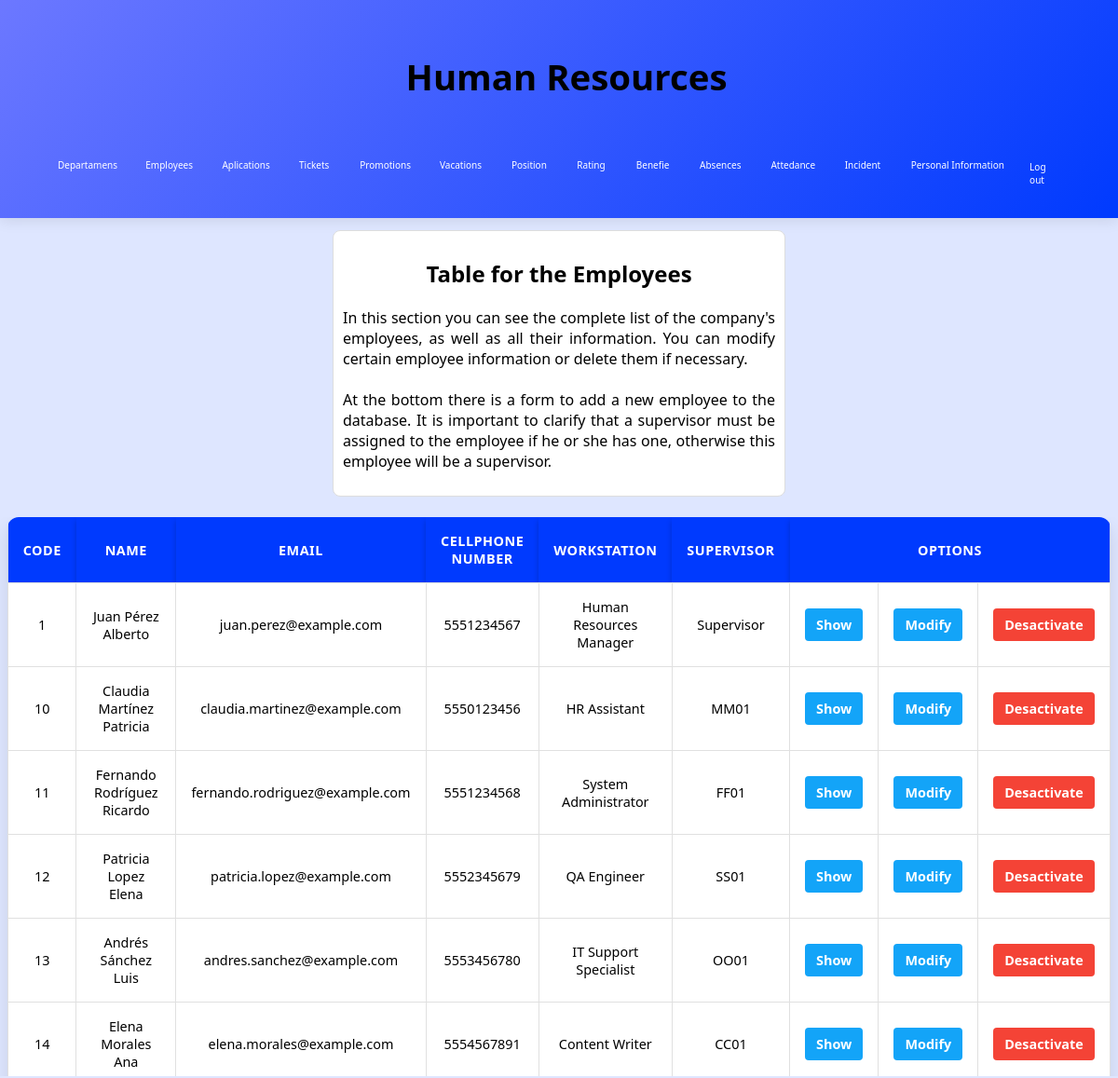
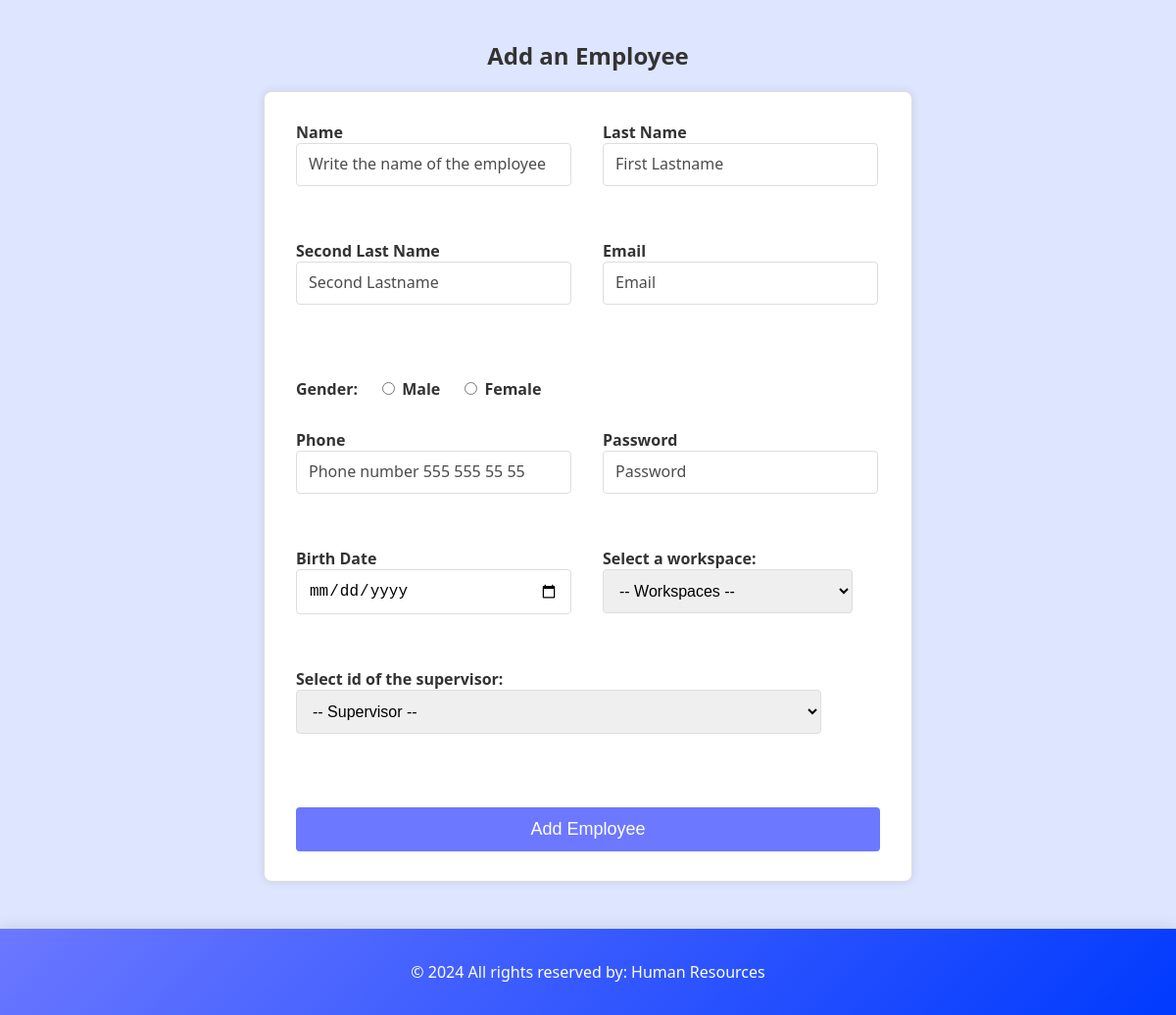
Screenshot of /Human_Resources/employee.php (signed in) with the database file from the repository (2 pictures, top to bottom).
### tables this page shows
create table employee(
    code varchar(5) primary key,
    firstName varchar(30) not null,
    lastName varchar(30) not null,
    middleName varchar(30) not null,
    email varchar(35) not null,
    gender varchar(1) not null,
    age int not null,
    image varchar(255),
    mobile varchar(15) not null,
    password varchar(20) not null,
    contractDate date not null,
    status varchar(30) not null default 'Active',
    positionCode varchar(5) not null,
    supervisorId varchar(5),
    index idx_employee(lastName),
    
    foreign key(positionCode) references `position`(code)
);

CREATE TABLE `position` (
    code VARCHAR(5) PRIMARY KEY,
    name VARCHAR(60) NOT NULL,
    salary FLOAT NOT NULL,
    departmentCode VARCHAR(5) NOT NULL,
    INDEX idx_position (name),
    FOREIGN KEY (departmentCode) REFERENCES department(code)
);

### admin/functionsAdmin.php (called while the page is built, shortened)
<?php
require("../includes/config/MySQL_ConexionDB.php");
function getInfoEmployees() {
    global $db_con;
    $users = [];
    try {
        $query = "SELECT * FROM employee";
        $stmt = $db_con->prepare($query);
        $stmt->execute();
        while ($row = $stmt->fetch(PDO::FETCH_ASSOC)) {
            $users[] = $row;
        }
    } catch (PDOException $e) {
        exit("Error en la consulta: " . $e->getMessage());
    }
    return $users;
}
?>

### functions.php (called while the page is built, shortened)
<?php
require("includes/config/MySQL_ConexionDB.php");
function workspace($User){
	global $db_con;
	$workspace = "";
	try{
		$query = "SELECT p.name FROM position as p INNER JOIN employee as e on e.positionCode = p.code WHERE e.code = :user";
		$stm = $db_con->prepare($query);
		$stm->bindParam("user", $User, PDO::PARAM_STR);
		$stm->execute();
		if ($row = $stm->fetch(PDO::FETCH_ASSOC)){
			$workspace = $row["name"];
		}
	} catch (PDOException $e) {
		exit("Error en la consulta: " . $e->getMessage());
	}
	return $workspace;
}
?>

### Human_Resources/employee.php (the view, shortened to what this page needs)
<?php
include "../includes/headerHR.php";
require_once "../includes/config/MySQL_ConexionDB.php";
require_once "../admin/functionsAdmin.php";
require_once "../functions.php";
$employ = getInfoEmployees();
?>
<section>
    <center>
        <div class="questions">
        <h2>Table for the Employees</h2>
        <p>In this section you can see the complete list of the company's employees, as well as all their information. You can modify certain employee information or delete them if necessary.
<br><br>
At the bottom there is a form to add a new employee to the database. It is important to clarify that a supervisor must be assigned to the employee if he or she has one, otherwise this employee will be a supervisor.</p>
        </div>
    </center>
<br>
    <div class="scroll">
        <table border="1" class="tableAdmin">
            <tr>
                <th>Code</th>
                <th>Name</th>
                <th>Email</th>
                <th>CellPhone number</th>
                <th>Workstation</th>
                <th>Supervisor</th>
                <th colspan="3">Options</th>
            </tr>
            <?php foreach ($employ as $renglon) { ?>
            <tr>
                <td><?= htmlspecialchars($renglon['code']) ?></td>
                <td><?= htmlspecialchars($renglon['firstName']." ".$renglon['lastName'] . " " . $renglon['middleName']) ?></td>
                <td><?= htmlspecialchars($renglon['email']) ?></td>
                <td><?= htmlspecialchars($renglon['mobile']) ?></td>
                <?php $workspace = workspace($renglon['code']); ?>
                <td><?= htmlspecialchars($workspace) ?></td>
                <td><?= htmlspecialchars($renglon['supervisorId'] ?? 'Supervisor')?></td>
                <td><a href="#" class="action-modify" data-open="modal<?= $renglon['code']; ?>">Show</a></td>
                <td><a href="modifyEmploy.php?id=<?php echo $renglon['code']?>" class="action-modify">Modify</a></td>
                <?php if ($renglon['status']=='Active'){?>
                    <td><a href="deleteEmploy.php?id=<?php echo $renglon['code']?>&action=inactive" class="action-delete">Desactivate</a></td><?php
                }else{   ?>
                    <td><a href="deleteEmploy.php?id=<?php echo $renglon['code']?>&action=active" class="action-modify">Activate</a></td><?php
                }?>
            </tr>
            <?php } ?>
        </table>
    </div>
</section>
<section>
<div class="ContainerXD">
    <br>
    <h2 class="h2formX">Add an Employee</h2>
    <form action="addEmployRH.php" class="form-empleadoX" method="POST">
        <fieldset>
            <div class="divformX">
                <label for="name">Name</label>
                <input type="text" id="name" name="name"
                    placeholder="Write the name of the employee"
                    required
                    pattern="[A-Za-z\s]+"
                    title="Only letters and spaces are allowed">
            </div>
            <div class="divformX">
                <label for="lastName">Last Name</label>
                <input type="text" id="lastName" name="lastName"
                    placeholder="First Lastname"
                    required
                    pattern="[A-Za-z\s]+"
                    title="Only letters and spaces are allowed">
            </div>
            <div class="divformX">
                <label for="secondLastName">Second Last Name</label>
                <input type="text" id="secondLastName" name="secondLastName"
                    placeholder="Second Lastname"
                    pattern="[A-Za-z\s]+"
                    title="Only letters and spaces are allowed">
            </div>
            <div class="divformX">
                <label for="email">Email</label>
                <input type="email" id="email" name="email" placeholder="Email" required>
            </div>
            <div class="containerformX bottonformX">
                <label>Gender:</label>
                <div>
                    <input type="radio" id="male" name="gender" value="M" required>
                    <label for="male">Male</label>
                </div>
                <div>
                    <input type="radio" id="female" name="gender" value="F" required>
                    <label for="female">Female</label>
                </div>
            </div>
            <div class="divformX">
                <label for="phone">Phone</label>
                <input type="number" id="phone" name="phone" placeholder="Phone number 555 555 55 55" required min="1111111111" max="9999999999">
            </div>
            <div class="divformX">
                <label for="password">Password</label>
                <input type="password" id="password" name="password" placeholder="Password" required maxlength="10">
            </div>
            <div class="divformX">
                <label for="birthDate">Birth Date</label>
                <input type="date" id="birthDate" name="birthDate" required>
            </div>
            <div class="divformX">
                <label for="seltWorkspace">Select a workspace:</label>
                <select name="seltWorkspace" id="seltWorkspace" required>
                    <option value="">-- Workspaces --</option>
                </select>
            </div>
            <div class="divformX">
                <label for="seltSupervisor">Select id of the supervisor:</label>
                <select name="seltSupervisor" id="seltSupervisor">
    <option value="">-- Supervisor --</option>
</select>
            </div>
            <div class="bottonformX">
                <button type="submit" name="btnAddEmploy" class="Botton-envioX">Add Employee</button>
            </div>
        </fieldset>
    </form>
</div>
</section>
<?php include "../includes/footer.php" ?>

### css/estilosdeLeon.css (style rules this page uses)
:root { --font-main: 'Segoe UI', sans-serif; --white: #ffffff; --black: #000000; --little_blue: #dee6ff; --little_gray: #efefef; --blue: #6c78ff; --blue_little: #ebf9ff; --dark_blue: #003afe; --very_green: #4dfe00; --green: #1ce42b; --purple: #003afe; --rojo: #ff4c4c; --rojo_hover: #ff6666; }
body { background-color: var(--little_blue); display: grid; min-height: 100vh; position: relative; grid-template-rows: auto 1fr auto; margin: 0; }
::placeholder { color: black; font-size: 1rem; font-family: Impact, Haettenschweiler, 'Arial Narrow Bold', sans-serif; opacity: .70; }
.questions { background-color: var(--white); border: 1px solid #ddd; width: 29rem; height: auto; margin-left: 0.2rem; margin-right: 0.2rem; margin-top: 0.8rem; text-align: justify; padding: 10px; border-radius: 8px; }
.tableAdmin { border-collapse: collapse; text-align: center; margin: auto; font-size: 0.9rem; width: 95%; border: none; font-family: Arial, sans-serif; box-shadow: 0 10px 20px rgba(0, 0, 0, 0.1); border-radius: 12px; overflow: hidden; }
.scroll { max-height: 600px; overflow-y: auto; }
.tableAdmin th { background-color: var(--purple); color: white; font-family: Arial, sans-serif; padding: 1rem; border: none; text-transform: uppercase; letter-spacing: 0.5px; box-shadow: 0 4px 6px rgba(0, 0, 0, 0.2); }
.tableAdmin td { background-color: #ffffff; padding: 1rem; border: 1px solid #e0e0e0; color: var(--dark-gray); font-family: Arial, sans-serif; transition: background-color 0.3s ease, color 0.3s ease, border-color 0.3s ease; }
.tableAdmin tr:nth-child(even) { background-color: #f9f9f9; }
.tableAdmin tr:nth-child(odd) { background-color: #fff; }
.action-modify { background-color: #13a4f8; color: white; padding: 8px 12px; text-decoration: none; border-radius: 4px; font-weight: bold; transition: background-color 0.3s; }
.action-delete { background-color: #f44336; color: white; padding: 8px 12px; text-decoration: none; border-radius: 4px; font-weight: bold; transition: background-color 0.3s; }
.form-empleadoX { max-width: 600px; margin: 0 auto; padding: 30px; border: 1px solid #ddd; border-radius: 8px; box-shadow: 0px 0px 10px rgba(0, 0, 0, 0.1); background-color: #fff; }
.h2formX { text-align: center; font-size: 24px; color: #333; }
.form-empleadoX fieldset { border: none; padding: 0; display: flex; flex-wrap: wrap; gap: 30px; }
.divformX { flex: 1 1 45%; margin-bottom: 25px; }
.bottonformX { flex: 1 1 100%; margin-top: 20px; }
label { font-weight: bold; color: #333; }
.form-empleadoX input[type="text"], .form-empleadoX input[type="email"], .form-empleadoX input[type="password"], .form-empleadoX input[type="number"], .form-empleadoX input[type="date"], .form-empleadoX select { width: 90%; padding: 12px; border: 1px solid #ddd; border-radius: 4px; font-size: 16px; }
input[type=number] { -moz-appearance: textfield; }
.containerformX { display: flex; align-items: center; gap: 20px; }
.Botton-envioX { width: 100%; padding: 12px; font-size: 18px; color: #fff; border: none; border-radius: 4px; background: #6c78ff; cursor: pointer; transition: background 0.3s ease; }
html { height: 100%; font-family: var(--font-main); }
h2 { text-align: center; font-family: var(--font-main); }
p { font-family: var(--font-main); }
::placeholder { font-family: var(--font-main); font-size: 1rem; opacity: .70; }
.tableAdmin { font-family: var(--font-main); }
.tableAdmin th { font-family: var(--font-main); }
.tableAdmin td { font-family: var(--font-main); }

### rows the page displays
employee: code "1", firstName+lastName+middleName "Juan Pérez Alberto", email "juan.perez@example.com", mobile "5551234567", code.name "Human Resources Manager", supervisorId "Supervisor"
employee: code "10", firstName+lastName+middleName "Claudia Martínez Patricia", email "claudia.martinez@example.com", mobile "5550123456", code.name "HR Assistant", supervisorId "MM01"
employee: code "11", firstName+lastName+middleName "Fernando Rodríguez Ricardo", email "fernando.rodriguez@example.com", mobile "5551234568", code.name "System Administrator", supervisorId "FF01"
employee: code "12", firstName+lastName+middleName "Patricia Lopez Elena", email "patricia.lopez@example.com", mobile "5552345679", code.name "QA Engineer", supervisorId "SS01"
employee: code "13", firstName+lastName+middleName "Andrés Sánchez Luis", email "andres.sanchez@example.com", mobile "5553456780", code.name "IT Support Specialist", supervisorId "OO01"
employee: code "14", firstName+lastName+middleName "Elena Morales Ana", email "elena.morales@example.com", mobile "5554567891", code.name "Content Writer", supervisorId "CC01"
